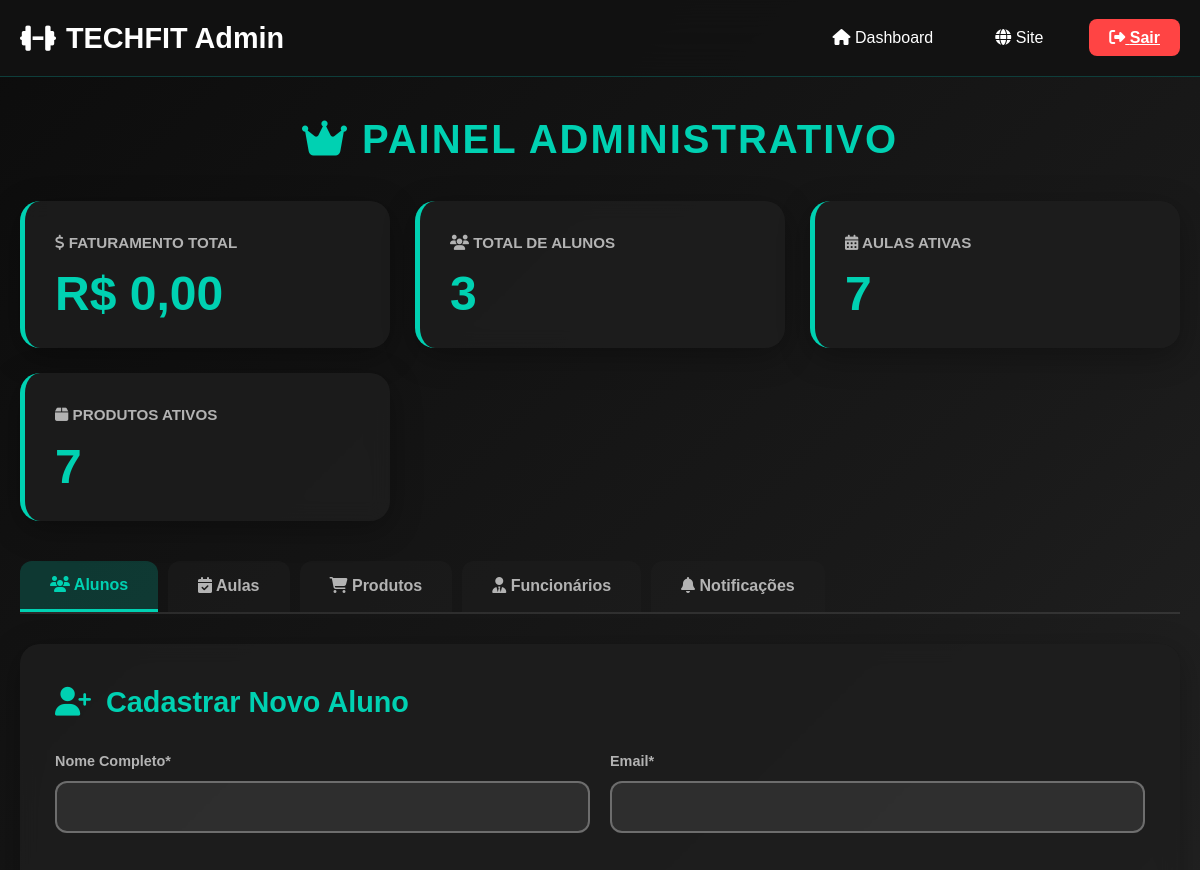
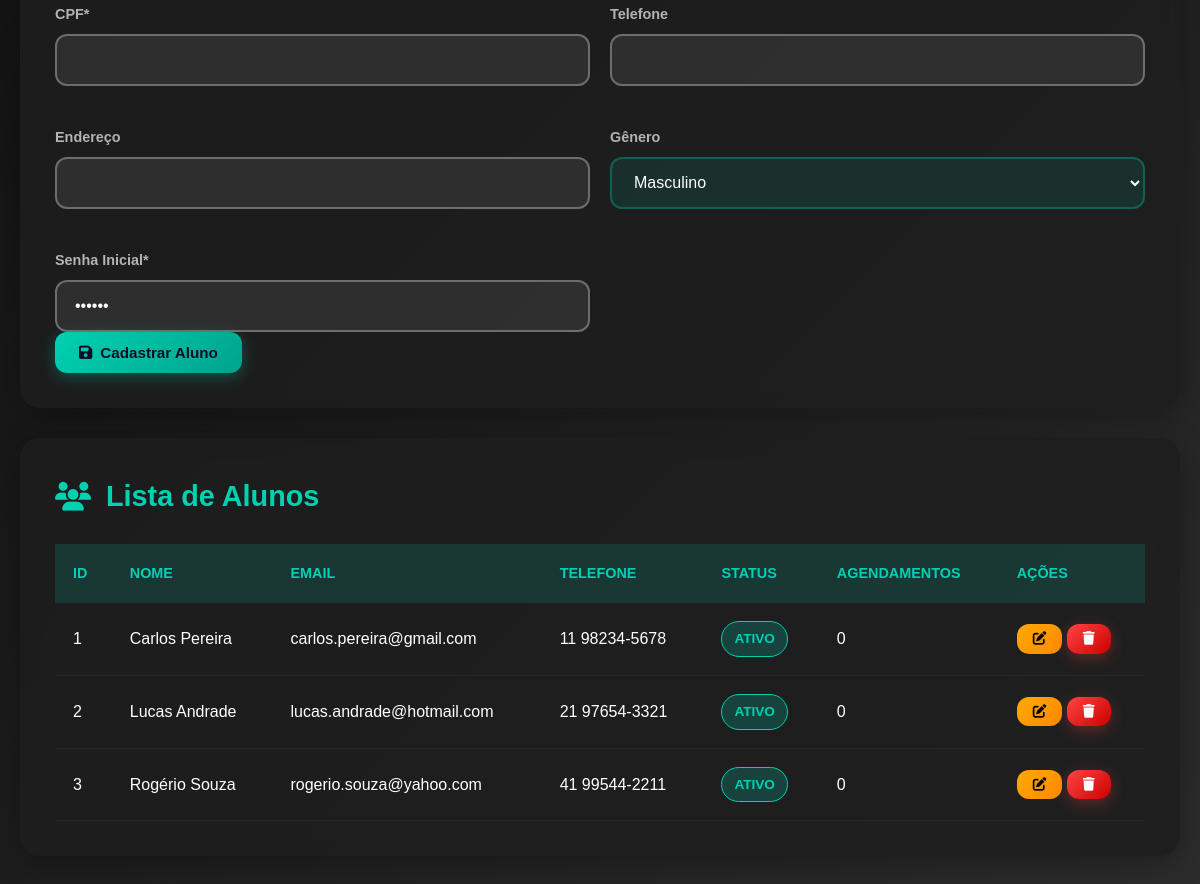
The page /view/admin.php (signed in) on the database its author committed (2 pictures, top to bottom).
### tables this page shows
CREATE TABLE cliente (
    id_cliente INT AUTO_INCREMENT PRIMARY KEY,
    nome_cliente VARCHAR(255) NOT NULL,
    email VARCHAR(255) NOT NULL UNIQUE,
    endereco VARCHAR(200) NOT NULL,
    telefone VARCHAR(20) NOT NULL,
    genero VARCHAR(10) NOT NULL,
    cpf VARCHAR(15) NOT NULL UNIQUE,
    status VARCHAR(20) DEFAULT 'ativo',
    data_cadastro TIMESTAMP DEFAULT CURRENT_TIMESTAMP
);

### view/admin.php (the view, shortened to what this page needs)
<?php
$conn = Connection::getInstance();
$totalAlunos = $conn->query("SELECT COUNT(*) as total FROM cliente")->fetch(PDO::FETCH_ASSOC)['total'] ?? 0;
$faturamento = $conn->query("SELECT COALESCE(SUM(valor_pago), 0) as total FROM pagamento")->fetch(PDO::FETCH_ASSOC)['total'] ?? 0;
$totalAulasAtivas = $conn->query("SELECT COUNT(*) as total FROM aulas WHERE status = 'ativa'")->fetch(PDO::FETCH_ASSOC)['total'] ?? 0;
$totalProdutos = $conn->query("SELECT COUNT(*) as total FROM produtos")->fetch(PDO::FETCH_ASSOC)['total'] ?? 0;
$alunos = $conn->query("SELECT c.*, COUNT(a.id_agendamento) as total_agendamentos FROM cliente c LEFT JOIN agendamento a ON c.id_cliente = a.id_cliente GROUP BY c.id_cliente ORDER BY c.nome_cliente")->fetchAll(PDO::FETCH_ASSOC);
?>
<!DOCTYPE html>
<html lang="pt-BR">
<head>
    <link rel="stylesheet" href="https://cdnjs.cloudflare.com/ajax/libs/font-awesome/6.5.2/css/all.min.css">
    <link rel="stylesheet" href="assets/css/admin.css">
</head>
<body>
    <header class="header">
        <div class="header-container">
            <a href="admin.php" class="logo">
                <i class="fas fa-dumbbell"></i> TECHFIT Admin
            </a>
            <nav>
                <ul class="nav-links">
                    <li><a href="admin.php" class="nav-link"><i class="fas fa-home"></i> Dashboard</a></li>
                    <li><a href="inicio.html" class="nav-link"><i class="fas fa-globe"></i> Site</a></li>
                    <li><a href="logout.php" class="btn-logout"><i class="fas fa-sign-out-alt"></i> Sair</a></li>
                </ul>
            </nav>
        </div>
    </header>
    <main class="container">
        <h1 class="page-title"><i class="fas fa-crown"></i> Painel Administrativo</h1>
        <section class="stats-grid">
            <div class="stat-card">
                <h4><i class="fas fa-dollar-sign"></i> Faturamento Total</h4>
                <p class="value">R$ <?php echo number_format($faturamento, 2, ',', '.'); ?></p>
            </div>
            <div class="stat-card">
                <h4><i class="fas fa-users"></i> Total de Alunos</h4>
                <p class="value"><?php echo $totalAlunos; ?></p>
            </div>
            <div class="stat-card">
                <h4><i class="fas fa-calendar-alt"></i> Aulas Ativas</h4>
                <p class="value"><?php echo $totalAulasAtivas; ?></p>
            </div>
            <div class="stat-card">
                <h4><i class="fas fa-box"></i> Produtos Ativos</h4>
                <p class="value"><?php echo $totalProdutos; ?></p>
            </div>
        </section>
        <div class="tabs-container">
            <div class="tabs">
                <button class="tab active" onclick="openTab(event, 'tab-alunos')">
                    <i class="fas fa-users"></i> Alunos
                </button>
                <button class="tab" onclick="openTab(event, 'tab-aulas')">
                    <i class="fas fa-calendar-check"></i> Aulas
                </button>
                <button class="tab" onclick="openTab(event, 'tab-produtos')">
                    <i class="fas fa-shopping-cart"></i> Produtos
                </button>
                <button class="tab" onclick="openTab(event, 'tab-funcionarios')">
                    <i class="fas fa-user-tie"></i> Funcionários
                </button>
                <button class="tab" onclick="openTab(event, 'tab-notificacoes')">
                    <i class="fas fa-bell"></i> Notificações
                </button>
            </div>
            <div id="tab-alunos" class="tab-content active">
                <div class="panel">
                    <h2><i class="fas fa-user-plus"></i> Cadastrar Novo Aluno</h2>
                    <form method="POST" action="">
                        <div class="form-grid">
                            <div class="form-group">
                                <label class="form-label">Nome Completo*</label>
                                <input type="text" name="nome" class="form-control" required>
                            </div>
                            <div class="form-group">
                                <label class="form-label">Email*</label>
                                <input type="email" name="email" class="form-control" required>
                            </div>
                            <div class="form-group">
                                <label class="form-label">CPF*</label>
                                <input type="text" name="cpf" class="form-control" required>
                            </div>
                            <div class="form-group">
                                <label class="form-label">Telefone</label>
                                <input type="text" name="telefone" class="form-control">
                            </div>
                            <div class="form-group">
                                <label class="form-label">Endereço</label>
                                <input type="text" name="endereco" class="form-control">
                            </div>
                            <div class="form-group">
                                <label class="form-label">Gênero</label>
                                <select name="genero" class="form-select">
                                    <option value="Masculino">Masculino</option>
                                </select>
                            </div>
                            <div class="form-group">
                                <label class="form-label">Senha Inicial*</label>
                                <input type="password" name="senha" class="form-control" value="123456" required>
                            </div>
                        </div>
                        <button type="submit" class="btn btn-primary">
                            <i class="fas fa-save"></i> Cadastrar Aluno
                        </button>
                    </form>
                </div>
                <div class="panel">
                    <h2><i class="fas fa-users"></i> Lista de Alunos</h2>
                    <?php if (!empty($alunos)): ?>
                        <div class="table-container">
                            <table class="data-table">
                                <thead>
                                    <tr>
                                        <th>ID</th>
                                        <th>Nome</th>
                                        <th>Email</th>
                                        <th>Telefone</th>
                                        <th>Status</th>
                                        <th>Agendamentos</th>
                                        <th>Ações</th>
                                    </tr>
                                </thead>
                                <tbody>
                                    <?php foreach ($alunos as $aluno): ?>
                                        <tr>
                                            <td><?php echo $aluno['id_cliente']; ?></td>
                                            <td><?php echo htmlspecialchars($aluno['nome_cliente']); ?></td>
                                            <td><?php echo htmlspecialchars($aluno['email']); ?></td>
                                            <td><?php echo htmlspecialchars($aluno['telefone'] ?? '-'); ?></td>
                                            <td>
                                                <span class="badge badge-<?php echo $aluno['status'] === 'ativo' ? 'success' : 'danger'; ?>">
                                                    <?php echo strtoupper($aluno['status']); ?>
                                                </span>
                                            </td>
                                            <td><?php echo $aluno['total_agendamentos']; ?></td>
                                            <td>
                                                <button onclick="editarAluno(<?php echo htmlspecialchars(json_encode($aluno)); ?>)" class="btn btn-warning btn-sm">
                                                    <i class="fas fa-edit"></i>
                                                </button>
                                                <form method="POST" style="display:inline;" onsubmit="return confirm('Excluir este aluno permanentemente?');">
                                                    <button type="submit" class="btn btn-danger btn-sm">
                                                        <i class="fas fa-trash"></i>
                                                    </button>
                                                </form>
                                            </td>
                                        </tr>
                                    <?php endforeach; ?>
                                </tbody>
                            </table>
                        </div>
                    <?php endif; ?>
                </div>
            </div>
        </div>
    </main>
</body>
</html>

### rows shown on the page
cliente: id_cliente "1", nome_cliente "Carlos Pereira", email "carlos.pereira@gmail.com", telefone "11 98234-5678", status "ATIVO", total_agendamentos "0"
cliente: id_cliente "2", nome_cliente "Lucas Andrade", email "lucas.andrade@hotmail.com", telefone "21 97654-3321", status "ATIVO", total_agendamentos "0"
cliente: id_cliente "3", nome_cliente "Rogério Souza", email "rogerio.souza@yahoo.com", telefone "41 99544-2211", status "ATIVO", total_agendamentos "0"

### other values the page prints
$faturamento "0,00"
$totalAlunos "3"
$totalAulasAtivas "7"
$totalProdutos "7"
